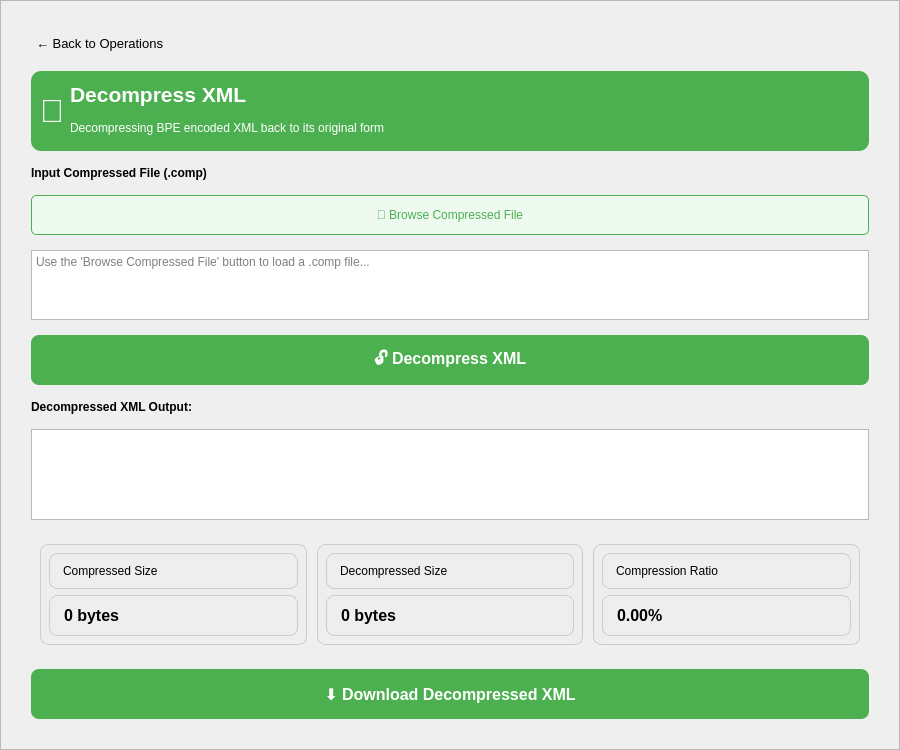
<?xml version="1.0" encoding="UTF-8"?>
<ui version="4.0">
 <class>DecompressPage</class>
 <widget class="QScrollArea" name="DecompressPage">
  <property name="geometry">
   <rect>
    <x>0</x>
    <y>0</y>
    <width>900</width>
    <height>750</height>
   </rect>
  </property>
  <property name="windowTitle">
   <string>Decompress XML</string>
  </property>
  <property name="widgetResizable">
   <bool>true</bool>
  </property>
  <widget class="QWidget" name="scrollAreaWidgetContents">
   <layout class="QVBoxLayout" name="verticalLayout">
    <property name="spacing">
     <number>15</number>
    </property>
    <property name="leftMargin">
     <number>30</number>
    </property>
    <property name="topMargin">
     <number>30</number>
    </property>
    <property name="rightMargin">
     <number>30</number>
    </property>
    <property name="bottomMargin">
     <number>30</number>
    </property>
    
    <item alignment="Qt::AlignLeft"> 
     <widget class="QPushButton" name="backButton">
      <property name="font">
       <font>
        <pointsize>10</pointsize>
       </font>
      </property>
      <property name="styleSheet">
       <string notr="true">
        QPushButton {
         border: none;
         background-color: transparent;
         color: black; 
         padding: 5px;
         text-align: left;
        }
        QPushButton:hover {
         text-decoration: underline;
        }
       </string>
      </property>
      <property name="text">
       <string>← Back to Operations</string>
      </property>
     </widget>
    </item>
    
    <item>
     <widget class="QWidget" name="headerWidget">
      <property name="minimumSize">
       <size>
        <width>0</width>
        <height>80</height>
       </size>
      </property>
      <property name="styleSheet">
       <string notr="true">background-color: #4CAF50; border-radius: 10px; color: white;</string>
      </property>
      <layout class="QHBoxLayout" name="horizontalLayout_header">
       <item>
        <widget class="QLabel" name="iconLabel">
         <property name="text">
          <string>📂</string>
         </property>
         <property name="font">
          <font>
           <pointsize>24</pointsize>
          </font>
         </property>
         <property name="alignment">
          <set>Qt::AlignCenter</set>
         </property>
        </widget>
       </item>
       <item>
        <layout class="QVBoxLayout" name="verticalLayout_title">
         <item>
          <widget class="QLabel" name="titleLabel">
           <property name="font">
            <font>
             <pointsize>16</pointsize>
             <weight>75</weight>
             <bold>true</bold>
            </font>
           </property>
           <property name="text">
            <string>Decompress XML</string>
           </property>
          </widget>
         </item>
         <item>
          <widget class="QLabel" name="subtitleLabel">
           <property name="text">
            <string>Decompressing BPE encoded XML back to its original form</string>
           </property>
          </widget>
         </item>
        </layout>
       </item>
       <item>
        <spacer name="horizontalSpacer">
         <property name="orientation">
          <enum>Qt::Horizontal</enum>
         </property>
         <property name="sizeHint" stdset="0">
          <size>
           <width>40</width>
           <height>20</height>
          </size>
         </property>
        </spacer>
       </item>
      </layout>
     </widget>
    </item>
    
    <item>
     <widget class="QLabel" name="inputLabel">
      <property name="font">
       <font>
        <weight>75</weight>
        <bold>false</bold>
       </font>
      </property>
      <property name="styleSheet">
       <string notr="true">color: black;</string>
      </property>
      <property name="text">
       <string>Input Compressed File (.comp)</string>
      </property>
     </widget>
    </item>
    
    <item>
     <widget class="QPushButton" name="browseButton">
      <property name="minimumSize">
       <size>
        <width>0</width>
        <height>40</height>
       </size>
      </property>
      <property name="styleSheet">
       <string notr="true">background-color: #EEFAF0; color: #4CAF50; border: 1px solid #4CAF50; border-radius: 5px;</string>
      </property>
      <property name="text">
       <string>📂 Browse Compressed File</string>
      </property>
     </widget>
    </item>
    
    <item>
     <widget class="QTextEdit" name="inputTextEdit">
      <property name="sizePolicy">
       <sizepolicy hsizetype="Expanding" vsizetype="Expanding">
        <horstretch>0</horstretch>
        <verstretch>1</verstretch>
       </sizepolicy>
      </property>
      <property name="minimumHeight">
       <number>150</number>
      </property>
      <property name="styleSheet">
       <string notr="true">color: black;</string>
      </property>
      <property name="placeholderText">
       <string>Use the 'Browse Compressed File' button to load a .comp file...</string>
      </property>
     </widget>
    </item>
    
    <item>
     <widget class="QPushButton" name="decompressButton">
      <property name="minimumSize">
       <size>
        <width>0</width>
        <height>50</height>
       </size>
      </property>
      <property name="font">
       <font>
        <pointsize>12</pointsize>
        <weight>75</weight>
        <bold>true</bold>
       </font>
      </property>
      <property name="styleSheet">
       <string notr="true">background-color: #4CAF50; color: white; border-radius: 8px;</string>
      </property>
      <property name="text">
       <string>🔓 Decompress XML</string>
      </property>
     </widget>
    </item>
    
    <item>
     <widget class="QLabel" name="outputLabel">
      <property name="font">
       <font>
        <weight>75</weight>
        <bold>true</bold>
       </font>
      </property>
      <property name="text">
       <string>Decompressed XML Output:</string>
      </property>
      <property name="visible">
       <bool>false</bool>
      </property>
      <property name="styleSheet">
       <string notr="true">color: black;</string>
      </property>
     </widget>
    </item>
    
    <item>
     <widget class="QTextEdit" name="outputTextEdit">
      <property name="visible">
       <bool>false</bool>
      </property>
      <property name="minimumHeight">
       <number>150</number>
      </property>
      <property name="readOnly">
       <bool>true</bool>
      </property>
      <property name="styleSheet">
       <string notr="true">color: black;</string>
      </property>
     </widget>
    </item>
    
    <item>
     <widget class="QWidget" name="statsContainer">
      <property name="visible">
       <bool>false</bool>
      </property>
      <layout class="QHBoxLayout" name="horizontalLayout_stats">
       <property name="spacing">
        <number>10</number>
       </property>
       
       <item>
        <widget class="QWidget" name="originalSizeBox">
         <property name="styleSheet">
          <string notr="true">background-color: #EEE; border-radius: 8px; padding: 10px; border: 1px solid #CCC; color: black;</string>
         </property>
         <layout class="QVBoxLayout" name="verticalLayout_original">
          <item>
           <widget class="QLabel" name="label_original">
            <property name="text">
             <string>Compressed Size</string>
            </property>
           </widget>
          </item>
          <item>
           <widget class="QLabel" name="originalSizeLabel">
            <property name="font">
             <font>
              <pointsize>12</pointsize>
              <weight>75</weight>
              <bold>true</bold>
             </font>
            </property>
            <property name="text">
             <string>0 bytes</string>
            </property>
           </widget>
          </item>
         </layout>
        </widget>
       </item>
       
       <item>
        <widget class="QWidget" name="decompressedSizeBox">
         <property name="styleSheet">
          <string notr="true">background-color: #EEE; border-radius: 8px; padding: 10px; border: 1px solid #CCC; color: black;</string>
         </property>
         <layout class="QVBoxLayout" name="verticalLayout_decompressed">
          <item>
           <widget class="QLabel" name="label_decompressed">
            <property name="text">
             <string>Decompressed Size</string>
            </property>
           </widget>
          </item>
          <item>
           <widget class="QLabel" name="decompressedSizeLabel">
            <property name="font">
             <font>
              <pointsize>12</pointsize>
              <weight>75</weight>
              <bold>true</bold>
             </font>
            </property>
            <property name="text">
             <string>0 bytes</string>
            </property>
           </widget>
          </item>
         </layout>
        </widget>
       </item>
       
       <item>
        <widget class="QWidget" name="reductionRatioBox">
         <property name="styleSheet">
          <string notr="true">background-color: #EEE; border-radius: 8px; padding: 10px; border: 1px solid #CCC; color: black;</string>
         </property>
         <layout class="QVBoxLayout" name="verticalLayout_reduction">
          <item>
           <widget class="QLabel" name="label_reduction">
            <property name="text">
             <string>Compression Ratio</string>
            </property>
           </widget>
          </item>
          <item>
           <widget class="QLabel" name="reductionLabel">
            <property name="font">
             <font>
              <pointsize>12</pointsize>
              <weight>75</weight>
              <bold>true</bold>
             </font>
            </property>
            <property name="text">
             <string>0.00%</string>
            </property>
           </widget>
          </item>
         </layout>
        </widget>
       </item>
      </layout>
     </widget>
    </item>
    
    <item>
     <widget class="QPushButton" name="downloadButton">
      <property name="minimumSize">
       <size>
        <width>0</width>
        <height>50</height>
       </size>
      </property>
      <property name="font">
       <font>
        <pointsize>12</pointsize>
        <weight>75</weight>
        <bold>true</bold>
       </font>
      </property>
      <property name="styleSheet">
       <string notr="true">background-color: #4CAF50; color: white; border-radius: 8px;</string>
      </property>
      <property name="text">
       <string>⬇️ Download Decompressed XML</string>
      </property>
      <property name="visible">
       <bool>false</bool>
      </property>
     </widget>
    </item>
    
    <item>
     <spacer name="verticalSpacer">
      <property name="orientation">
       <enum>Qt::Vertical</enum>
      </property>
      <property name="sizeHint" stdset="0">
       <size>
        <width>20</width>
        <height>40</height>
       </size>
      </property>
     </spacer>
    </item>
    
   </layout>
  </widget>
 </widget>
 <resources/>
 <connections/>
</ui>
